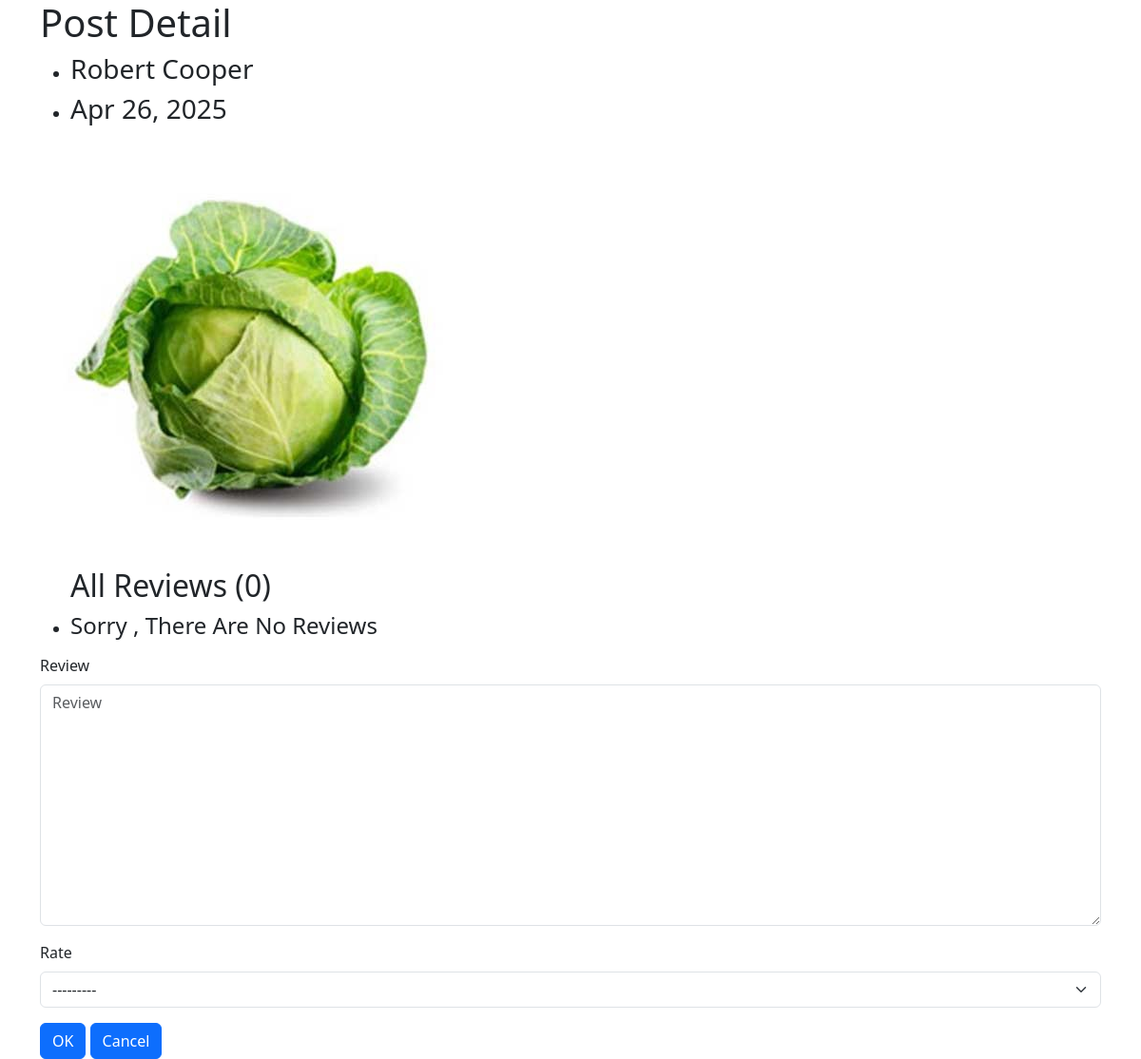
Page /blog/robert-cooper on the earlier database version.
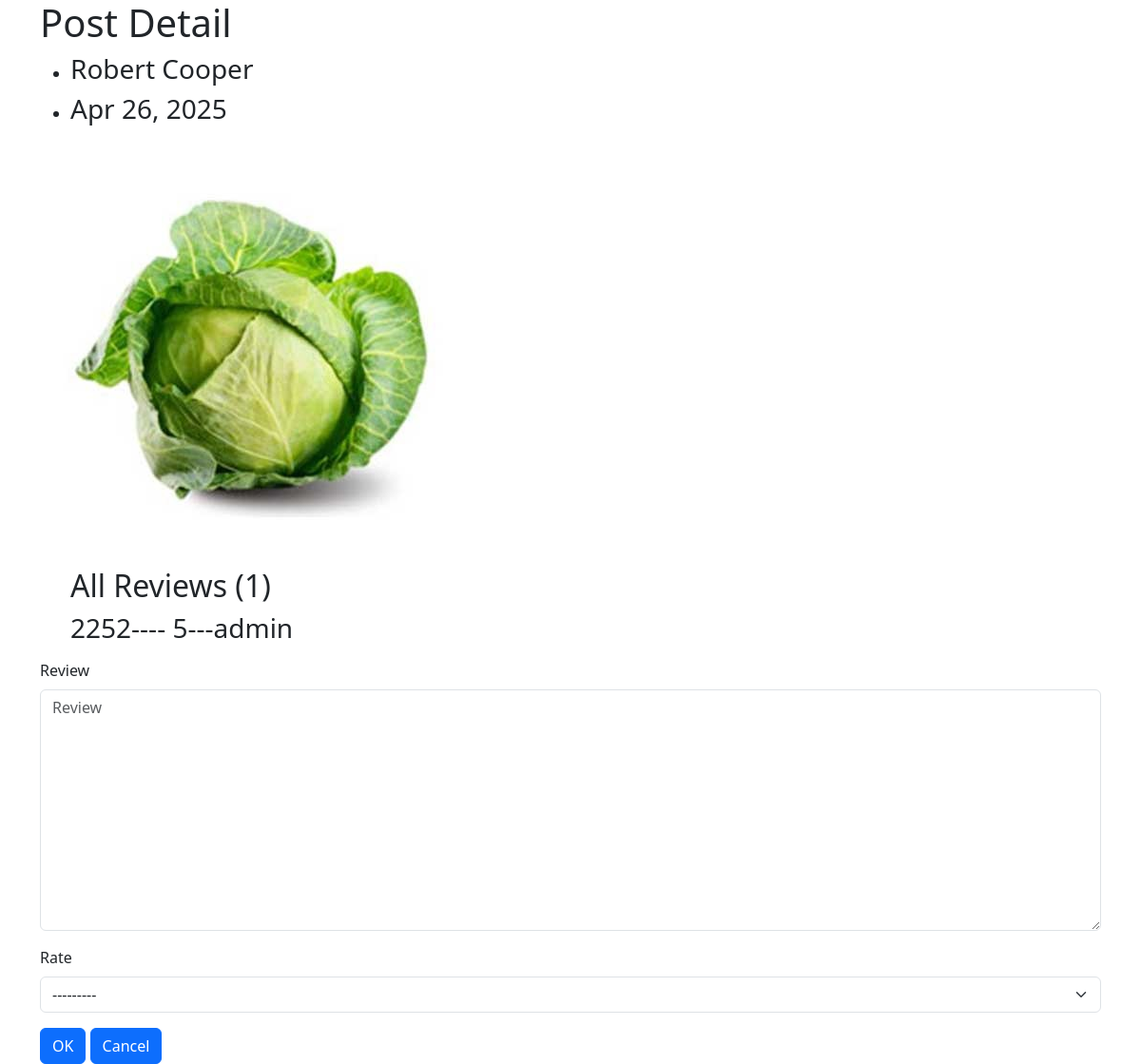
Same page on the later database version.
### blog/models.py (models this page shows, shortened)
class Review(models.Model):
    post=models.ForeignKey(Post,related_name='review_post',on_delete=models.CASCADE)
    user=models.ForeignKey(User,related_name='review_user_post',on_delete=models.CASCADE)
    review=models.TextField(max_length=500)
    publish_date=models.DateTimeField(default=timezone.now)
    rate=models.IntegerField(choices=[(i,i) for i in range(1,6)])

### blog/views.py (the view)
# urls.py: path('<slug:slug>',views.post_detail,name='post-detail'),
def post_detail(request,slug):
    post=Post.objects.get(slug=slug)
    reviews=Review.objects.filter(post=post)
    if request.method=='POST':
        form=ReviewForm(request.POST)
        if form.is_valid():
            myform=form.save(commit=False)
            myform.post=post
            myform.user=request.user
            myform.save()
            return redirect(f'/blog/{slug}')
    else:
        form=ReviewForm()
    context={
        'post':post,
        'reviews':reviews,
        'form':form
    }
    return render(request,'blog/post_detail.html',context)

### blog/forms.py
class ReviewForm(forms.ModelForm):
    class Meta:
        model=Review
        fields=['review','rate']

### blog/models.py (called while the page is built)
    def __str__(self):
        return self.title

### blog/templates/blog/post_detail.html (shortened to what this page needs)
{% load django_bootstrap5 %}
<!doctype html>
<html lang="en">
  <head>
    <link href="https://cdn.jsdelivr.net/npm/bootstrap@5.3.5/dist/css/bootstrap.min.css" rel="stylesheet">
  </head>
  <body>
    <div class="container">
        <h1>Post Detail</h1>
        <ul>
            <li>
                <h3>{{post}}</h3>
            </li>
            <li>
                <h3>{{post.publish_date|date:"M d, Y"}}</h3>
            </li>
        </ul>
    <img src="{{post.image.url}}" alt="">
    <ul>
        <h2>All Reviews ({{reviews|length}})</h2>
        {% for review in reviews %}
          <h3>{{review.review|truncatewords:25}}---- {{review.rate}}---{{review.user}}</h3>
          {% empty %}
          <li><h4>Sorry , There Are No Reviews </h4></li>
        {% endfor %}
    </ul>
    <form action="" method="post">
      {% bootstrap_form form %}
       {% bootstrap_button button_type="submit" content="OK" %}
       {% bootstrap_button button_type="reset" content="Cancel" %}
    </form>
    </div>
  </body>
</html>

Differences in the rows shown:
added Review: review "2252", rate "5", user "admin"
Other differences:
{{ reviews|length }}: "0" → "1"
text no longer shown: "Sorry , There Are No Reviews"
